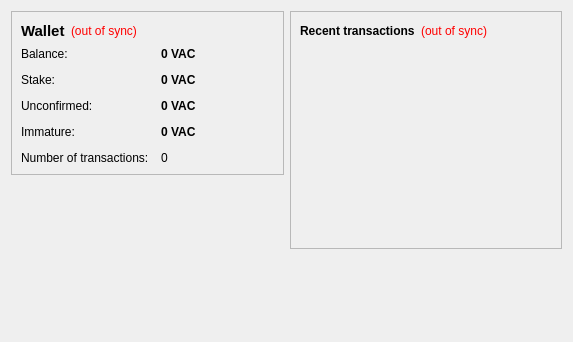
<?xml version="1.0" encoding="UTF-8"?>
<ui version="4.0">
 <class>OverviewPage</class>
 <widget class="QWidget" name="OverviewPage">
  <property name="geometry">
   <rect>
    <x>0</x>
    <y>0</y>
    <width>573</width>
    <height>342</height>
   </rect>
  </property>
  <property name="windowTitle">
   <string>Form</string>
  </property>
  <layout class="QHBoxLayout" name="horizontalLayout" stretch="1,1">
   <item>
    <layout class="QVBoxLayout" name="verticalLayout_2">
     <item>
      <widget class="QFrame" name="frame">
       <property name="frameShape">
        <enum>QFrame::StyledPanel</enum>
       </property>
       <property name="frameShadow">
        <enum>QFrame::Raised</enum>
       </property>
       <layout class="QVBoxLayout" name="verticalLayout_4">
        <item>
         <layout class="QHBoxLayout" name="horizontalLayout_4">
          <item>
           <widget class="QLabel" name="label_5">
            <property name="font">
             <font>
              <pointsize>11</pointsize>
              <weight>75</weight>
              <bold>true</bold>
             </font>
            </property>
            <property name="text">
             <string>Wallet</string>
            </property>
           </widget>
          </item>
          <item>
           <widget class="QLabel" name="labelWalletStatus">
            <property name="toolTip">
             <string>The displayed information may be out of date. Your wallet automatically synchronizes with the VACoin network after a connection is established, but this process has not completed yet.</string>
            </property>
            <property name="styleSheet">
             <string notr="true">QLabel { color: red; }</string>
            </property>
            <property name="text">
             <string notr="true">(out of sync)</string>
            </property>
            <property name="alignment">
             <set>Qt::AlignLeading|Qt::AlignLeft|Qt::AlignVCenter</set>
            </property>
           </widget>
          </item>
          <item>
           <spacer name="horizontalSpacer_2">
            <property name="orientation">
             <enum>Qt::Horizontal</enum>
            </property>
            <property name="sizeHint" stdset="0">
             <size>
              <width>40</width>
              <height>20</height>
             </size>
            </property>
           </spacer>
          </item>
         </layout>
        </item>
        <item>
         <layout class="QFormLayout" name="formLayout_2">
          <property name="fieldGrowthPolicy">
           <enum>QFormLayout::AllNonFixedFieldsGrow</enum>
          </property>
          <property name="horizontalSpacing">
           <number>12</number>
          </property>
          <property name="verticalSpacing">
           <number>12</number>
          </property>
          <item row="0" column="0">
           <widget class="QLabel" name="label">
            <property name="text">
             <string>Balance:</string>
            </property>
           </widget>
          </item>
          <item row="0" column="1">
           <widget class="QLabel" name="labelBalance">
            <property name="font">
             <font>
              <weight>75</weight>
              <bold>true</bold>
             </font>
            </property>
            <property name="cursor">
             <cursorShape>IBeamCursor</cursorShape>
            </property>
            <property name="toolTip">
             <string>Your current balance</string>
            </property>
            <property name="text">
             <string notr="true">0 VAC</string>
            </property>
            <property name="textInteractionFlags">
             <set>Qt::LinksAccessibleByMouse|Qt::TextSelectableByKeyboard|Qt::TextSelectableByMouse</set>
            </property>
           </widget>
          </item>
          <item row="1" column="0">
           <widget class="QLabel" name="label_6">
            <property name="text">
             <string>Stake:</string>
            </property>
           </widget>
          </item>
          <item row="1" column="1">
           <widget class="QLabel" name="labelStake">
            <property name="font">
             <font>
              <weight>75</weight>
              <bold>true</bold>
             </font>
            </property>
            <property name="cursor">
             <cursorShape>IBeamCursor</cursorShape>
            </property>
            <property name="toolTip">
             <string>Total of coins that was staked, and do not yet count toward the current balance</string>
            </property>
            <property name="text">
             <string notr="true">0 VAC</string>
            </property>
            <property name="textInteractionFlags">
             <set>Qt::LinksAccessibleByMouse|Qt::TextSelectableByKeyboard|Qt::TextSelectableByMouse</set>
            </property>
           </widget>
          </item>
          <item row="2" column="0">
           <widget class="QLabel" name="label_3">
            <property name="text">
             <string>Unconfirmed:</string>
            </property>
           </widget>
          </item>
          <item row="2" column="1">
           <widget class="QLabel" name="labelUnconfirmed">
            <property name="font">
             <font>
              <weight>75</weight>
              <bold>true</bold>
             </font>
            </property>
            <property name="cursor">
             <cursorShape>IBeamCursor</cursorShape>
            </property>
            <property name="toolTip">
             <string>Total of transactions that have yet to be confirmed, and do not yet count toward the current balance</string>
            </property>
            <property name="text">
             <string notr="true">0 VAC</string>
            </property>
            <property name="textInteractionFlags">
             <set>Qt::LinksAccessibleByMouse|Qt::TextSelectableByKeyboard|Qt::TextSelectableByMouse</set>
            </property>
           </widget>
          </item>
          <item row="3" column="0">
           <widget class="QLabel" name="labelImmatureText">
            <property name="text">
             <string>Immature:</string>
            </property>
           </widget>
          </item>
          <item row="3" column="1">
           <widget class="QLabel" name="labelImmature">
            <property name="font">
             <font>
              <weight>75</weight>
              <bold>true</bold>
             </font>
            </property>
            <property name="toolTip">
             <string>Mined balance that has not yet matured</string>
            </property>
            <property name="text">
             <string notr="true">0 VAC</string>
            </property>
            <property name="textInteractionFlags">
             <set>Qt::LinksAccessibleByMouse|Qt::TextSelectableByKeyboard|Qt::TextSelectableByMouse</set>
            </property>
           </widget>
          </item>
          <item row="4" column="0">
           <widget class="QLabel" name="label_2">
            <property name="text">
             <string>Number of transactions:</string>
            </property>
           </widget>
          </item>
          <item row="4" column="1">
           <widget class="QLabel" name="labelNumTransactions">
            <property name="toolTip">
             <string>Total number of transactions in wallet</string>
            </property>
            <property name="text">
             <string notr="true">0</string>
            </property>
           </widget>
          </item>
         </layout>
        </item>
       </layout>
      </widget>
     </item>
     <item>
      <spacer name="verticalSpacer">
       <property name="orientation">
        <enum>Qt::Vertical</enum>
       </property>
       <property name="sizeHint" stdset="0">
        <size>
         <width>20</width>
         <height>40</height>
        </size>
       </property>
      </spacer>
     </item>
    </layout>
   </item>
   <item>
    <layout class="QVBoxLayout" name="verticalLayout_3">
     <item>
      <widget class="QFrame" name="frame_2">
       <property name="frameShape">
        <enum>QFrame::StyledPanel</enum>
       </property>
       <property name="frameShadow">
        <enum>QFrame::Raised</enum>
       </property>
       <layout class="QVBoxLayout" name="verticalLayout">
        <item>
         <layout class="QHBoxLayout" name="horizontalLayout_2">
          <item>
           <widget class="QLabel" name="label_4">
            <property name="text">
             <string>&lt;b&gt;Recent transactions&lt;/b&gt;</string>
            </property>
           </widget>
          </item>
          <item>
           <widget class="QLabel" name="labelTransactionsStatus">
            <property name="toolTip">
             <string>The displayed information may be out of date. Your wallet automatically synchronizes with the VACoin network after a connection is established, but this process has not completed yet.</string>
            </property>
            <property name="styleSheet">
             <string notr="true">QLabel { color: red; }</string>
            </property>
            <property name="text">
             <string notr="true">(out of sync)</string>
            </property>
            <property name="alignment">
             <set>Qt::AlignRight|Qt::AlignTrailing|Qt::AlignVCenter</set>
            </property>
           </widget>
          </item>
          <item>
           <spacer name="horizontalSpacer">
            <property name="orientation">
             <enum>Qt::Horizontal</enum>
            </property>
            <property name="sizeHint" stdset="0">
             <size>
              <width>40</width>
              <height>20</height>
             </size>
            </property>
           </spacer>
          </item>
         </layout>
        </item>
        <item>
         <widget class="QListView" name="listTransactions">
          <property name="styleSheet">
           <string notr="true">QListView { background: transparent; }</string>
          </property>
          <property name="frameShape">
           <enum>QFrame::NoFrame</enum>
          </property>
          <property name="verticalScrollBarPolicy">
           <enum>Qt::ScrollBarAlwaysOff</enum>
          </property>
          <property name="horizontalScrollBarPolicy">
           <enum>Qt::ScrollBarAlwaysOff</enum>
          </property>
          <property name="selectionMode">
           <enum>QAbstractItemView::NoSelection</enum>
          </property>
         </widget>
        </item>
       </layout>
      </widget>
     </item>
     <item>
      <spacer name="verticalSpacer_2">
       <property name="orientation">
        <enum>Qt::Vertical</enum>
       </property>
       <property name="sizeHint" stdset="0">
        <size>
         <width>20</width>
         <height>40</height>
        </size>
       </property>
      </spacer>
     </item>
    </layout>
   </item>
  </layout>
 </widget>
 <resources/>
 <connections/>
</ui>
